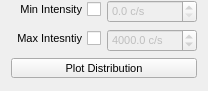
              <widget class="QWidget" name="pageIntensityDistribution">
               <property name="geometry">
                <rect>
                 <x>0</x>
                 <y>0</y>
                 <width>205</width>
                 <height>91</height>
                </rect>
               </property>
               <attribute name="icon">
                <iconset resource="../icons.qrc">
                 <normaloff>:/icons/icons/not-used.png</normaloff>:/icons/icons/not-used.png</iconset>
               </attribute>
               <attribute name="label">
                <string>Intensity Distribution</string>
               </attribute>
               <layout class="QVBoxLayout" name="verticalLayout_35">
                <property name="topMargin">
                 <number>0</number>
                </property>
                <item>
                 <layout class="QFormLayout" name="formLayout_2">
                  <property name="labelAlignment">
                   <set>Qt::AlignRight|Qt::AlignTrailing|Qt::AlignVCenter</set>
                  </property>
                  <item row="0" column="0">
                   <widget class="QCheckBox" name="chbFiltMinIntensity">
                    <property name="font">
                     <font>
                      <pointsize>8</pointsize>
                      <weight>50</weight>
                      <bold>false</bold>
                     </font>
                    </property>
                    <property name="layoutDirection">
                     <enum>Qt::RightToLeft</enum>
                    </property>
                    <property name="text">
                     <string>Min Intensity</string>
                    </property>
                   </widget>
                  </item>
                  <item row="0" column="1">
                   <widget class="QDoubleSpinBox" name="dsbFiltMinIntensity">
                    <property name="enabled">
                     <bool>false</bool>
                    </property>
                    <property name="minimumSize">
                     <size>
                      <width>0</width>
                      <height>0</height>
                     </size>
                    </property>
                    <property name="maximumSize">
                     <size>
                      <width>90</width>
                      <height>16777215</height>
                     </size>
                    </property>
                    <property name="font">
                     <font>
                      <pointsize>8</pointsize>
                      <weight>50</weight>
                      <bold>false</bold>
                     </font>
                    </property>
                    <property name="suffix">
                     <string> c/s</string>
                    </property>
                    <property name="decimals">
                     <number>1</number>
                    </property>
                    <property name="minimum">
                     <double>0.000000000000000</double>
                    </property>
                    <property name="maximum">
                     <double>1000000.000000000000000</double>
                    </property>
                    <property name="value">
                     <double>0.000000000000000</double>
                    </property>
                   </widget>
                  </item>
                  <item row="1" column="0">
                   <widget class="QCheckBox" name="chbFiltMaxIntensity">
                    <property name="font">
                     <font>
                      <pointsize>8</pointsize>
                      <weight>50</weight>
                      <bold>false</bold>
                     </font>
                    </property>
                    <property name="layoutDirection">
                     <enum>Qt::RightToLeft</enum>
                    </property>
                    <property name="text">
                     <string>Max Intesntiy</string>
                    </property>
                   </widget>
                  </item>
                  <item row="1" column="1">
                   <widget class="QDoubleSpinBox" name="dsbFiltMaxIntensity">
                    <property name="enabled">
                     <bool>false</bool>
                    </property>
                    <property name="sizePolicy">
                     <sizepolicy hsizetype="Minimum" vsizetype="Fixed">
                      <horstretch>0</horstretch>
                      <verstretch>0</verstretch>
                     </sizepolicy>
                    </property>
                    <property name="minimumSize">
                     <size>
                      <width>0</width>
                      <height>0</height>
                     </size>
                    </property>
                    <property name="maximumSize">
                     <size>
                      <width>90</width>
                      <height>16777215</height>
                     </size>
                    </property>
                    <property name="font">
                     <font>
                      <pointsize>8</pointsize>
                      <weight>50</weight>
                      <bold>false</bold>
                     </font>
                    </property>
                    <property name="suffix">
                     <string> c/s</string>
                    </property>
                    <property name="decimals">
                     <number>1</number>
                    </property>
                    <property name="minimum">
                     <double>0.100000000000000</double>
                    </property>
                    <property name="maximum">
                     <double>1000000.000000000000000</double>
                    </property>
                    <property name="value">
                     <double>4000.000000000000000</double>
                    </property>
                   </widget>
                  </item>
                 </layout>
                </item>
                <item>
                 <layout class="QHBoxLayout" name="horizontalLayout_11">
                  <item>
                   <spacer name="horizontalSpacer_27">
                    <property name="orientation">
                     <enum>Qt::Horizontal</enum>
                    </property>
                    <property name="sizeType">
                     <enum>QSizePolicy::Preferred</enum>
                    </property>
                    <property name="sizeHint" stdset="0">
                     <size>
                      <width>0</width>
                      <height>20</height>
                     </size>
                    </property>
                   </spacer>
                  </item>
                  <item>
                   <widget class="QPushButton" name="btnFiltIntensityDistribution">
                    <property name="sizePolicy">
                     <sizepolicy hsizetype="Preferred" vsizetype="Minimum">
                      <horstretch>0</horstretch>
                      <verstretch>0</verstretch>
                     </sizepolicy>
                    </property>
                    <property name="minimumSize">
                     <size>
                      <width>80</width>
                      <height>20</height>
                     </size>
                    </property>
                    <property name="maximumSize">
                     <size>
                      <width>16777215</width>
                      <height>20</height>
                     </size>
                    </property>
                    <property name="font">
                     <font>
                      <pointsize>8</pointsize>
                      <weight>50</weight>
                      <bold>false</bold>
                     </font>
                    </property>
                    <property name="focusPolicy">
                     <enum>Qt::NoFocus</enum>
                    </property>
                    <property name="text">
                     <string>Plot Distribution</string>
                    </property>
                    <property name="iconSize">
                     <size>
                      <width>25</width>
                      <height>25</height>
                     </size>
                    </property>
                   </widget>
                  </item>
                  <item>
                   <spacer name="horizontalSpacer_28">
                    <property name="orientation">
                     <enum>Qt::Horizontal</enum>
                    </property>
                    <property name="sizeType">
                     <enum>QSizePolicy::Preferred</enum>
                    </property>
                    <property name="sizeHint" stdset="0">
                     <size>
                      <width>0</width>
                      <height>20</height>
                     </size>
                    </property>
                   </spacer>
                  </item>
                 </layout>
                </item>
                <item>
                 <spacer name="verticalSpacer_14">
                  <property name="orientation">
                   <enum>Qt::Vertical</enum>
                  </property>
                  <property name="sizeHint" stdset="0">
                   <size>
                    <width>20</width>
                    <height>40</height>
                   </size>
                  </property>
                 </spacer>
                </item>
               </layout>
              </widget>
